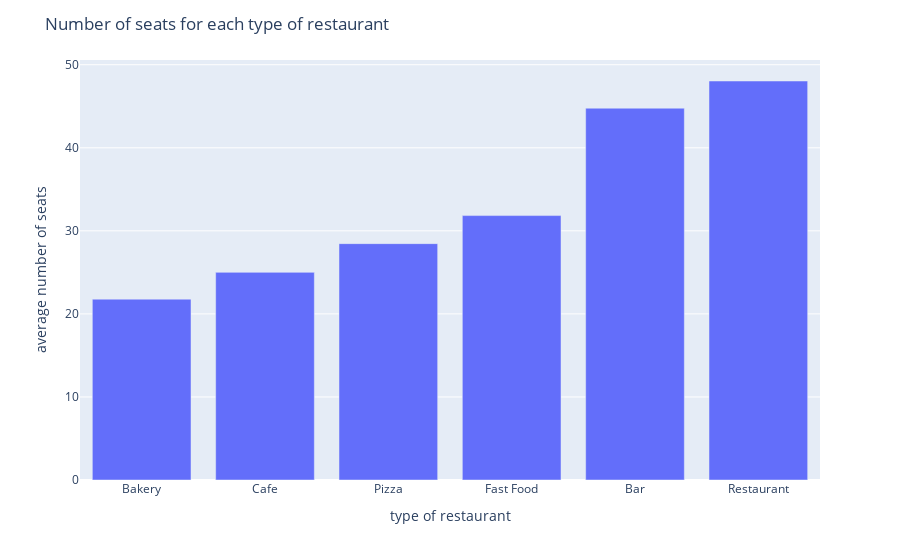

Source (notebook cell):
### Markdown cell above
## Determine the average number of seats for each type of restaurant. On average, which type of restaurant has the greatest number of seats? Plot graphs.

### Code cell
df = rest_data.groupby('object_type')['number'].mean().reset_index().sort_values(by='number')
fig = px.bar(df, x='object_type', y='number')
fig.update_layout(
    title="Number of seats for each type of restaurant",
    xaxis_title="type of restaurant",
    yaxis_title="average number of seats"   
)
fig.show()
df

### Figure 1 — Plotly figure (JSON) as saved in the notebook; plotly's stock layout.template omitted (floating-point values rounded to 4 significant figures)
{"data": [{"alignmentgroup": "True", "hovertemplate": "object_type=%{x}<br>number=%{y}<extra></extra>", "legendgroup": "", "marker": {"color": "#636efa", "pattern": {"shape": ""}}, "name": "", "offsetgroup": "", "orientation": "v", "showlegend": false, "textposition": "auto", "type": "bar", "x": ["Bakery", "Cafe", "Pizza", "Fast Food", "Bar", "Restaurant"], "xaxis": "x", "y": [21.77, 25, 28.46, 31.84, 44.77, 48.04], "yaxis": "y"}], "layout": {"barmode": "relative", "legend": {"tracegroupgap": 0}, "margin": {"t": 60}, "title": {"text": "Number of seats for each type of restaurant"}, "xaxis": {"anchor": "y", "domain": [0, 1], "title": {"text": "type of restaurant"}}, "yaxis": {"anchor": "x", "domain": [0, 1], "title": {"text": "average number of seats"}}}}
